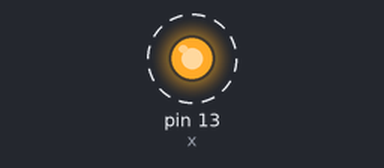
Bench run of a sketch on a simulated Arduino Uno, built with avr-gcc and run on an emulated ATmega328P. On the bench: output pins drawn as LEDs (lit = HIGH). Dashed ring = blinking.

Above: at 0.5 s.
Timing chart, 0 to 4.6 s (numbered marks = the images above):
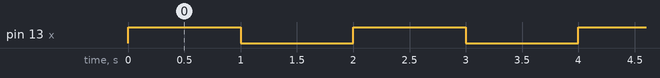

Measured:
- by itself, pin 13 (x): alternates HIGH for 1.0 s and LOW for 1.0 s

The sketch:

arduino_intro_tests_jan4a.ino
```cpp
void setup() {
  // put your setup code here, to run once:
  pinMode(13, OUTPUT);
}

void loop() {
  // put your main code here, to run repeatedly:
  int x = 13;
  digitalWrite(x, HIGH);
  delay(1000);
  digitalWrite(x, LOW);
  delay(1000);
}
```
